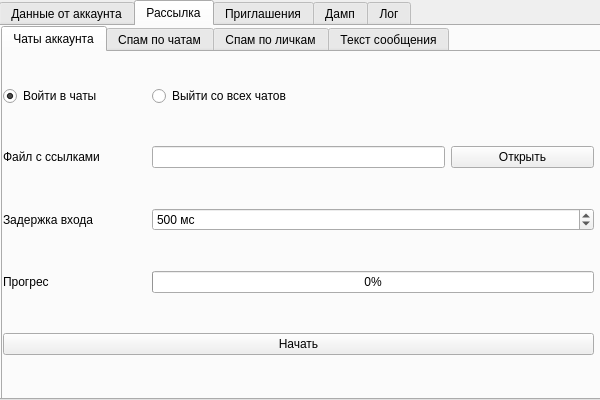
<?xml version="1.0" encoding="UTF-8"?>
<ui version="4.0">
 <class>MainWindow</class>
 <widget class="QMainWindow" name="MainWindow">
  <property name="geometry">
   <rect>
    <x>0</x>
    <y>0</y>
    <width>600</width>
    <height>400</height>
   </rect>
  </property>
  <property name="minimumSize">
   <size>
    <width>600</width>
    <height>400</height>
   </size>
  </property>
  <property name="maximumSize">
   <size>
    <width>600</width>
    <height>400</height>
   </size>
  </property>
  <property name="windowTitle">
   <string>Spamer &amp; Inviter</string>
  </property>
  <widget class="QWidget" name="centralwidget">
   <widget class="QTabWidget" name="tabWidget">
    <property name="geometry">
     <rect>
      <x>-1</x>
      <y>0</y>
      <width>603</width>
      <height>400</height>
     </rect>
    </property>
    <property name="currentIndex">
     <number>1</number>
    </property>
    <widget class="QWidget" name="tab_7">
     <attribute name="title">
      <string>Данные от аккаунта</string>
     </attribute>
     <widget class="QWidget" name="gridLayoutWidget_6">
      <property name="geometry">
       <rect>
        <x>0</x>
        <y>110</y>
        <width>591</width>
        <height>91</height>
       </rect>
      </property>
      <layout class="QGridLayout" name="gridLayout_6">
       <item row="0" column="0">
        <widget class="QLabel" name="label_8">
         <property name="text">
          <string>Api hash</string>
         </property>
        </widget>
       </item>
       <item row="1" column="0">
        <widget class="QLabel" name="label_9">
         <property name="text">
          <string>Api id</string>
         </property>
        </widget>
       </item>
       <item row="0" column="1">
        <widget class="QLineEdit" name="lne_api_hash">
         <property name="inputMask">
          <string/>
         </property>
         <property name="text">
          <string/>
         </property>
         <property name="placeholderText">
          <string/>
         </property>
        </widget>
       </item>
       <item row="1" column="1">
        <widget class="QLineEdit" name="lne_api_id">
         <property name="text">
          <string/>
         </property>
        </widget>
       </item>
      </layout>
     </widget>
    </widget>
    <widget class="QWidget" name="tab">
     <attribute name="title">
      <string>Рассылка</string>
     </attribute>
     <widget class="QTabWidget" name="tabWidget_2">
      <property name="geometry">
       <rect>
        <x>0</x>
        <y>0</y>
        <width>600</width>
        <height>375</height>
       </rect>
      </property>
      <property name="currentIndex">
       <number>0</number>
      </property>
      <widget class="QWidget" name="tab_4">
       <attribute name="title">
        <string>Чаты аккаунта</string>
       </attribute>
       <widget class="QWidget" name="gridLayoutWidget">
        <property name="geometry">
         <rect>
          <x>0</x>
          <y>0</y>
          <width>591</width>
          <height>341</height>
         </rect>
        </property>
        <layout class="QGridLayout" name="gridLayout">
         <item row="2" column="3">
          <widget class="QPushButton" name="btn_open_links">
           <property name="enabled">
            <bool>true</bool>
           </property>
           <property name="toolTip">
            <string>&lt;html&gt;&lt;head/&gt;&lt;body&gt;&lt;p&gt;Формат ссылки:&lt;/p&gt;&lt;/body&gt;&lt;/html&gt;</string>
           </property>
           <property name="text">
            <string>Открыть</string>
           </property>
          </widget>
         </item>
         <item row="2" column="0">
          <widget class="QLabel" name="label">
           <property name="enabled">
            <bool>true</bool>
           </property>
           <property name="text">
            <string>Файл с ссылками</string>
           </property>
          </widget>
         </item>
         <item row="6" column="0" colspan="4">
          <widget class="QPushButton" name="btn_chat_action">
           <property name="text">
            <string>Начать</string>
           </property>
          </widget>
         </item>
         <item row="3" column="0">
          <widget class="QLabel" name="label_2">
           <property name="enabled">
            <bool>true</bool>
           </property>
           <property name="text">
            <string>Задержка входа</string>
           </property>
          </widget>
         </item>
         <item row="3" column="1" colspan="3">
          <widget class="QSpinBox" name="sb_join_delay">
           <property name="enabled">
            <bool>true</bool>
           </property>
           <property name="suffix">
            <string> мс</string>
           </property>
           <property name="prefix">
            <string/>
           </property>
           <property name="maximum">
            <number>999999999</number>
           </property>
           <property name="value">
            <number>500</number>
           </property>
          </widget>
         </item>
         <item row="0" column="0">
          <widget class="QRadioButton" name="rd_join_chat">
           <property name="toolTip">
            <string>&lt;html&gt;&lt;head/&gt;&lt;body&gt;&lt;p&gt;Формат ссылки:&lt;/p&gt;&lt;/body&gt;&lt;/html&gt;</string>
           </property>
           <property name="text">
            <string>Войти в чаты</string>
           </property>
           <property name="checked">
            <bool>true</bool>
           </property>
          </widget>
         </item>
         <item row="2" column="1" colspan="2">
          <widget class="QLineEdit" name="lne_chat_links">
           <property name="enabled">
            <bool>true</bool>
           </property>
           <property name="toolTip">
            <string>&lt;html&gt;&lt;head/&gt;&lt;body&gt;&lt;p&gt;В файле должны быть обычные ссылки на чаты&lt;/p&gt;&lt;p&gt;&lt;br/&gt;&lt;/p&gt;&lt;/body&gt;&lt;/html&gt;</string>
           </property>
           <property name="readOnly">
            <bool>true</bool>
           </property>
          </widget>
         </item>
         <item row="4" column="0">
          <widget class="QLabel" name="label_12">
           <property name="text">
            <string>Прогрес</string>
           </property>
          </widget>
         </item>
         <item row="4" column="1" colspan="3">
          <widget class="QProgressBar" name="chat_action_progress">
           <property name="value">
            <number>0</number>
           </property>
          </widget>
         </item>
         <item row="0" column="1">
          <widget class="QRadioButton" name="rd_exit_from_chats">
           <property name="text">
            <string>Выйти со всех чатов</string>
           </property>
          </widget>
         </item>
        </layout>
       </widget>
      </widget>
      <widget class="QWidget" name="tab_9">
       <attribute name="title">
        <string>Спам по чатам</string>
       </attribute>
       <widget class="QWidget" name="gridLayoutWidget_8">
        <property name="geometry">
         <rect>
          <x>0</x>
          <y>0</y>
          <width>591</width>
          <height>341</height>
         </rect>
        </property>
        <layout class="QGridLayout" name="gridLayout_8">
         <property name="spacing">
          <number>0</number>
         </property>
         <item row="1" column="0">
          <widget class="QLabel" name="label_17">
           <property name="text">
            <string>Количество повторов</string>
           </property>
          </widget>
         </item>
         <item row="4" column="0" colspan="3">
          <widget class="QPushButton" name="btn_chat_spam">
           <property name="text">
            <string>Начать</string>
           </property>
          </widget>
         </item>
         <item row="1" column="1" colspan="2">
          <widget class="QSpinBox" name="sb_chat_spam_repeats">
           <property name="suffix">
            <string> повтор(а)</string>
           </property>
           <property name="prefix">
            <string/>
           </property>
           <property name="minimum">
            <number>1</number>
           </property>
           <property name="maximum">
            <number>999999999</number>
           </property>
          </widget>
         </item>
         <item row="2" column="1" colspan="2">
          <widget class="QProgressBar" name="chat_spam_progress">
           <property name="value">
            <number>0</number>
           </property>
          </widget>
         </item>
         <item row="2" column="0">
          <widget class="QLabel" name="label_20">
           <property name="text">
            <string>Прогрес</string>
           </property>
          </widget>
         </item>
        </layout>
       </widget>
      </widget>
      <widget class="QWidget" name="tab_5">
       <attribute name="title">
        <string>Спам по личкам</string>
       </attribute>
       <widget class="QWidget" name="gridLayoutWidget_5">
        <property name="geometry">
         <rect>
          <x>0</x>
          <y>0</y>
          <width>591</width>
          <height>341</height>
         </rect>
        </property>
        <layout class="QGridLayout" name="gridLayout_5" columnstretch="0,0,0">
         <item row="3" column="0">
          <widget class="QLabel" name="label_4">
           <property name="text">
            <string>Количество пользователей</string>
           </property>
          </widget>
         </item>
         <item row="2" column="0">
          <widget class="QLabel" name="label_7">
           <property name="enabled">
            <bool>false</bool>
           </property>
           <property name="text">
            <string>Файл с номерами</string>
           </property>
          </widget>
         </item>
         <item row="3" column="1" colspan="2">
          <widget class="QSpinBox" name="sb_spam_user_count">
           <property name="toolTip">
            <string>&lt;html&gt;&lt;head/&gt;&lt;body&gt;&lt;p&gt;Если указан ноль, то рассылка будет происходить по всем имеющимся пользователям&lt;/p&gt;&lt;/body&gt;&lt;/html&gt;</string>
           </property>
           <property name="suffix">
            <string> человек(a)</string>
           </property>
           <property name="maximum">
            <number>999999999</number>
           </property>
          </widget>
         </item>
         <item row="2" column="1">
          <widget class="QLineEdit" name="lne_phones_path">
           <property name="enabled">
            <bool>false</bool>
           </property>
           <property name="readOnly">
            <bool>true</bool>
           </property>
          </widget>
         </item>
         <item row="2" column="2">
          <widget class="QPushButton" name="btn_open_phones">
           <property name="enabled">
            <bool>false</bool>
           </property>
           <property name="toolTip">
            <string>&lt;html&gt;&lt;head/&gt;&lt;body&gt;&lt;p&gt;Формат номера:&lt;/p&gt;&lt;/body&gt;&lt;/html&gt;</string>
           </property>
           <property name="text">
            <string>Открыть</string>
           </property>
          </widget>
         </item>
         <item row="6" column="0" colspan="3">
          <widget class="QPushButton" name="btn_private_spam">
           <property name="text">
            <string> Начать</string>
           </property>
          </widget>
         </item>
         <item row="4" column="1" colspan="2">
          <widget class="QProgressBar" name="private_spam_progress">
           <property name="value">
            <number>0</number>
           </property>
          </widget>
         </item>
         <item row="4" column="0">
          <widget class="QLabel" name="label_13">
           <property name="text">
            <string>Прогрес</string>
           </property>
          </widget>
         </item>
         <item row="0" column="1">
          <widget class="QRadioButton" name="rd_list_spam">
           <property name="text">
            <string>Рассылка по списку</string>
           </property>
          </widget>
         </item>
         <item row="0" column="0">
          <widget class="QRadioButton" name="rd_db_spam">
           <property name="text">
            <string>Рассылка по базе</string>
           </property>
           <property name="checked">
            <bool>true</bool>
           </property>
          </widget>
         </item>
        </layout>
       </widget>
      </widget>
      <widget class="QWidget" name="tab_6">
       <attribute name="title">
        <string>Текст сообщения</string>
       </attribute>
       <widget class="QWidget" name="gridLayoutWidget_4">
        <property name="geometry">
         <rect>
          <x>0</x>
          <y>0</y>
          <width>591</width>
          <height>341</height>
         </rect>
        </property>
        <layout class="QGridLayout" name="gridLayout_4" rowstretch="0,0,0,0,0" columnstretch="3,3,1">
         <item row="4" column="0">
          <widget class="QLabel" name="label_6">
           <property name="text">
            <string>Задержка отправки</string>
           </property>
          </widget>
         </item>
         <item row="0" column="0" colspan="2">
          <widget class="QLabel" name="label_3">
           <property name="text">
            <string>Сообщение</string>
           </property>
          </widget>
         </item>
         <item row="3" column="1">
          <widget class="QLineEdit" name="lne_photo_path">
           <property name="readOnly">
            <bool>true</bool>
           </property>
          </widget>
         </item>
         <item row="3" column="0">
          <widget class="QLabel" name="label_5">
           <property name="text">
            <string>Картинка</string>
           </property>
          </widget>
         </item>
         <item row="3" column="2">
          <widget class="QPushButton" name="btn_open_photo">
           <property name="text">
            <string>Открыть</string>
           </property>
          </widget>
         </item>
         <item row="1" column="0" colspan="3">
          <widget class="QTextEdit" name="t_edit_message">
           <property name="html">
            <string>&lt;!DOCTYPE HTML PUBLIC &quot;-//W3C//DTD HTML 4.0//EN&quot; &quot;http://www.w3.org/TR/REC-html40/strict.dtd&quot;&gt;
&lt;html&gt;&lt;head&gt;&lt;meta name=&quot;qrichtext&quot; content=&quot;1&quot; /&gt;&lt;style type=&quot;text/css&quot;&gt;
p, li { white-space: pre-wrap; }
&lt;/style&gt;&lt;/head&gt;&lt;body style=&quot; font-family:'MS Shell Dlg 2'; font-size:8pt; font-weight:400; font-style:normal;&quot;&gt;
&lt;p style=&quot; margin-top:0px; margin-bottom:0px; margin-left:0px; margin-right:0px; -qt-block-indent:0; text-indent:0px;&quot;&gt;&lt;span style=&quot; font-size:7.8pt;&quot;&gt;test&lt;/span&gt;&lt;/p&gt;
&lt;p style=&quot;-qt-paragraph-type:empty; margin-top:0px; margin-bottom:0px; margin-left:0px; margin-right:0px; -qt-block-indent:0; text-indent:0px; font-size:7.8pt;&quot;&gt;&lt;br /&gt;&lt;/p&gt;&lt;/body&gt;&lt;/html&gt;</string>
           </property>
          </widget>
         </item>
         <item row="4" column="1" colspan="2">
          <widget class="QSpinBox" name="sb_message_delay">
           <property name="suffix">
            <string> мс</string>
           </property>
           <property name="maximum">
            <number>999999999</number>
           </property>
           <property name="value">
            <number>500</number>
           </property>
          </widget>
         </item>
        </layout>
       </widget>
      </widget>
     </widget>
    </widget>
    <widget class="QWidget" name="tab_2">
     <attribute name="title">
      <string>Приглашения</string>
     </attribute>
     <widget class="QWidget" name="gridLayoutWidget_2">
      <property name="geometry">
       <rect>
        <x>0</x>
        <y>0</y>
        <width>591</width>
        <height>371</height>
       </rect>
      </property>
      <layout class="QGridLayout" name="gridLayout_2">
       <item row="0" column="0">
        <widget class="QRadioButton" name="rd_db_invite">
         <property name="text">
          <string>Добавлять по бд</string>
         </property>
         <property name="checked">
          <bool>true</bool>
         </property>
        </widget>
       </item>
       <item row="3" column="0">
        <widget class="QLabel" name="label_10">
         <property name="enabled">
          <bool>false</bool>
         </property>
         <property name="text">
          <string>Файл с номерами</string>
         </property>
        </widget>
       </item>
       <item row="0" column="1">
        <widget class="QRadioButton" name="rd_list_invite">
         <property name="text">
          <string>Добавлять по списку</string>
         </property>
        </widget>
       </item>
       <item row="7" column="0" colspan="3">
        <widget class="QPushButton" name="btn_start_invite">
         <property name="text">
          <string>Пригласить участников</string>
         </property>
        </widget>
       </item>
       <item row="3" column="2">
        <widget class="QPushButton" name="btn_open_phones_2">
         <property name="enabled">
          <bool>false</bool>
         </property>
         <property name="text">
          <string>Открыть</string>
         </property>
        </widget>
       </item>
       <item row="4" column="1" colspan="2">
        <widget class="QSpinBox" name="sb_invite_user_count">
         <property name="toolTip">
          <string>&lt;html&gt;&lt;head/&gt;&lt;body&gt;&lt;p&gt;Если указан ноль, то будут добавлены в чат все имеющиеся пользователи в базе или списке&lt;/p&gt;&lt;/body&gt;&lt;/html&gt;</string>
         </property>
         <property name="suffix">
          <string> человек(a)</string>
         </property>
         <property name="maximum">
          <number>999999999</number>
         </property>
        </widget>
       </item>
       <item row="4" column="0">
        <widget class="QLabel" name="label_11">
         <property name="text">
          <string>Количество пользователей</string>
         </property>
        </widget>
       </item>
       <item row="3" column="1">
        <widget class="QLineEdit" name="lne_phones_path_2">
         <property name="enabled">
          <bool>false</bool>
         </property>
        </widget>
       </item>
       <item row="5" column="1" colspan="2">
        <widget class="QProgressBar" name="invite_progress">
         <property name="value">
          <number>0</number>
         </property>
        </widget>
       </item>
       <item row="5" column="0">
        <widget class="QLabel" name="label_14">
         <property name="text">
          <string>Прогрес</string>
         </property>
        </widget>
       </item>
      </layout>
     </widget>
    </widget>
    <widget class="QWidget" name="tab_3">
     <attribute name="title">
      <string>Дамп</string>
     </attribute>
     <widget class="QWidget" name="gridLayoutWidget_3">
      <property name="geometry">
       <rect>
        <x>0</x>
        <y>0</y>
        <width>591</width>
        <height>371</height>
       </rect>
      </property>
      <layout class="QGridLayout" name="gridLayout_3">
       <item row="0" column="0">
        <widget class="QLabel" name="label_15">
         <property name="text">
          <string>Количество пользователей</string>
         </property>
        </widget>
       </item>
       <item row="0" column="1">
        <widget class="QSpinBox" name="spinBox_6">
         <property name="toolTip">
          <string>&lt;html&gt;&lt;head/&gt;&lt;body&gt;&lt;p&gt;Если указан ноль, то будут добавлены в базу все имеющиеся пользователи&lt;/p&gt;&lt;/body&gt;&lt;/html&gt;</string>
         </property>
         <property name="suffix">
          <string> человек(а)</string>
         </property>
         <property name="maximum">
          <number>999999999</number>
         </property>
        </widget>
       </item>
       <item row="1" column="0" colspan="2">
        <widget class="QPushButton" name="btn_start_dump">
         <property name="toolTip">
          <string>&lt;html&gt;&lt;head/&gt;&lt;body&gt;&lt;p&gt;Дамп пользователей будет производится из имеющихся чатов на аккаунте&lt;/p&gt;&lt;/body&gt;&lt;/html&gt;</string>
         </property>
         <property name="text">
          <string>Начать дамп</string>
         </property>
        </widget>
       </item>
      </layout>
     </widget>
    </widget>
    <widget class="QWidget" name="tab_8">
     <attribute name="title">
      <string>Лог</string>
     </attribute>
     <widget class="QWidget" name="gridLayoutWidget_7">
      <property name="geometry">
       <rect>
        <x>2</x>
        <y>0</y>
        <width>591</width>
        <height>371</height>
       </rect>
      </property>
      <layout class="QGridLayout" name="gridLayout_7">
       <property name="bottomMargin">
        <number>10</number>
       </property>
       <item row="0" column="1">
        <widget class="QLabel" name="label_16">
         <property name="text">
          <string>Лог программы</string>
         </property>
         <property name="alignment">
          <set>Qt::AlignCenter</set>
         </property>
        </widget>
       </item>
       <item row="2" column="0" colspan="3">
        <widget class="QPlainTextEdit" name="log">
         <property name="readOnly">
          <bool>true</bool>
         </property>
        </widget>
       </item>
      </layout>
     </widget>
    </widget>
   </widget>
  </widget>
 </widget>
 <resources/>
 <connections/>
</ui>
